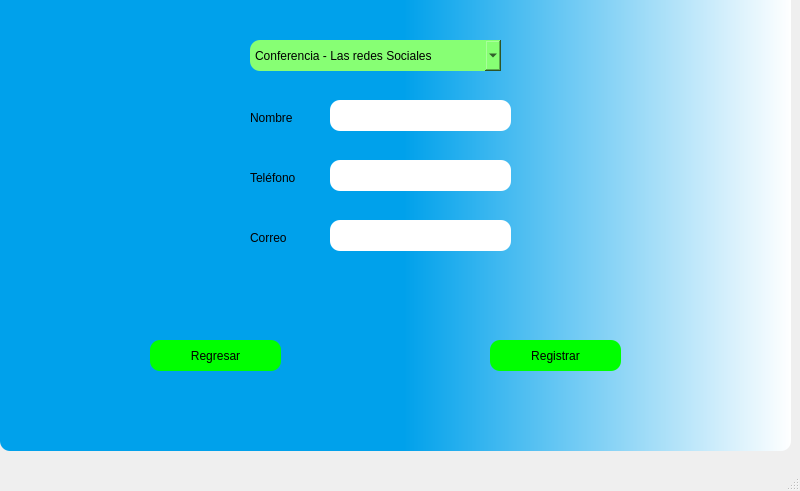
<?xml version="1.0" encoding="UTF-8"?>
<ui version="4.0">
 <class>MainWindow</class>
 <widget class="QMainWindow" name="MainWindow">
  <property name="geometry">
   <rect>
    <x>0</x>
    <y>0</y>
    <width>800</width>
    <height>491</height>
   </rect>
  </property>
  <property name="windowTitle">
   <string>MainWindow</string>
  </property>
  <widget class="QWidget" name="centralwidget">
   <widget class="QGroupBox" name="groupBox">
    <property name="geometry">
     <rect>
      <x>0</x>
      <y>-20</y>
      <width>791</width>
      <height>471</height>
     </rect>
    </property>
    <property name="styleSheet">
     <string notr="true">background-color: qlineargradient(spread:pad, x1:0.177, y1:0, x2:1, y2:0, stop:0.404887 rgba(0, 161, 235, 255), stop:1 rgba(255, 255, 255, 255));

border-radius:10px;</string>
    </property>
    <property name="title">
     <string>GroupBox</string>
    </property>
    <widget class="QPushButton" name="salir">
     <property name="geometry">
      <rect>
       <x>150</x>
       <y>360</y>
       <width>131</width>
       <height>31</height>
      </rect>
     </property>
     <property name="styleSheet">
      <string notr="true">QPushButton{
	background-color:rgb(0,255,0);
	font: 75 12pt &quot;MS Shell Dlg2&quot;;
}

QPushButton:hover{
	background-color:rgb(255,255,0);
	font: 75 12pt &quot;MS Shell Dlg2&quot;;
}</string>
     </property>
     <property name="text">
      <string>Regresar</string>
     </property>
    </widget>
    <widget class="QComboBox" name="evento">
     <property name="geometry">
      <rect>
       <x>250</x>
       <y>60</y>
       <width>251</width>
       <height>31</height>
      </rect>
     </property>
     <property name="acceptDrops">
      <bool>false</bool>
     </property>
     <property name="statusTip">
      <string notr="true"/>
     </property>
     <property name="styleSheet">
      <string notr="true">background-color: rgb(135, 255, 116);
font: 13pt &quot;.AppleSystemUIFont&quot;;
alternate-background-color: rgb(246, 255, 172);</string>
     </property>
     <property name="editable">
      <bool>false</bool>
     </property>
     <property name="currentText">
      <string notr="true" extracomment="Selecciona">Conferencia - Las redes Sociales</string>
     </property>
     <item>
      <property name="text">
       <string>Conferencia - Las redes Sociales</string>
      </property>
     </item>
     <item>
      <property name="text">
       <string>Conferencia - Industria 4.0 </string>
      </property>
     </item>
     <item>
      <property name="text">
       <string>Conferencia - Mejora tu CV</string>
      </property>
     </item>
    </widget>
    <widget class="QLineEdit" name="nombre">
     <property name="geometry">
      <rect>
       <x>330</x>
       <y>120</y>
       <width>181</width>
       <height>31</height>
      </rect>
     </property>
     <property name="styleSheet">
      <string notr="true">background-color: rgb(255, 255, 255);</string>
     </property>
    </widget>
    <widget class="QLabel" name="label">
     <property name="geometry">
      <rect>
       <x>250</x>
       <y>130</y>
       <width>60</width>
       <height>16</height>
      </rect>
     </property>
     <property name="styleSheet">
      <string notr="true">background-color: rgba(0, 0, 0,0%);</string>
     </property>
     <property name="text">
      <string>Nombre</string>
     </property>
    </widget>
    <widget class="QLineEdit" name="telefono">
     <property name="geometry">
      <rect>
       <x>330</x>
       <y>180</y>
       <width>181</width>
       <height>31</height>
      </rect>
     </property>
     <property name="styleSheet">
      <string notr="true">background-color: rgb(255, 255, 255);</string>
     </property>
    </widget>
    <widget class="QLabel" name="label_2">
     <property name="geometry">
      <rect>
       <x>250</x>
       <y>190</y>
       <width>60</width>
       <height>16</height>
      </rect>
     </property>
     <property name="styleSheet">
      <string notr="true">background-color: rgba(0, 0, 0,0%);</string>
     </property>
     <property name="text">
      <string>Teléfono</string>
     </property>
    </widget>
    <widget class="QLineEdit" name="correo">
     <property name="geometry">
      <rect>
       <x>330</x>
       <y>240</y>
       <width>181</width>
       <height>31</height>
      </rect>
     </property>
     <property name="styleSheet">
      <string notr="true">background-color: rgb(255, 255, 255);</string>
     </property>
    </widget>
    <widget class="QLabel" name="label_3">
     <property name="geometry">
      <rect>
       <x>250</x>
       <y>250</y>
       <width>60</width>
       <height>16</height>
      </rect>
     </property>
     <property name="styleSheet">
      <string notr="true">background-color: rgba(0, 0, 0,0%);</string>
     </property>
     <property name="text">
      <string>Correo</string>
     </property>
    </widget>
    <widget class="QPushButton" name="registrar">
     <property name="geometry">
      <rect>
       <x>490</x>
       <y>360</y>
       <width>131</width>
       <height>31</height>
      </rect>
     </property>
     <property name="styleSheet">
      <string notr="true">QPushButton{
	background-color:rgb(0,255,0);
	font: 75 12pt &quot;MS Shell Dlg2&quot;;
}

QPushButton:hover{
	background-color:rgb(255,255,0);
	font: 75 12pt &quot;MS Shell Dlg2&quot;;
}</string>
     </property>
     <property name="text">
      <string>Registrar</string>
     </property>
    </widget>
   </widget>
  </widget>
  <widget class="QMenuBar" name="menubar">
   <property name="geometry">
    <rect>
     <x>0</x>
     <y>0</y>
     <width>800</width>
     <height>24</height>
    </rect>
   </property>
  </widget>
  <widget class="QStatusBar" name="statusbar"/>
 </widget>
 <resources/>
 <connections/>
</ui>
